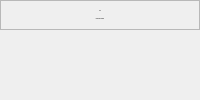
    <widget class="QWidget" name="headerWidget" native="true">
     <property name="sizePolicy">
      <sizepolicy hsizetype="Expanding" vsizetype="Expanding">
       <horstretch>0</horstretch>
       <verstretch>0</verstretch>
      </sizepolicy>
     </property>
     <property name="maximumSize">
      <size>
       <width>800</width>
       <height>100</height>
      </size>
     </property>
     <layout class="QVBoxLayout" name="verticalLayout_8">
      <property name="spacing">
       <number>0</number>
      </property>
      <property name="leftMargin">
       <number>0</number>
      </property>
      <property name="topMargin">
       <number>0</number>
      </property>
      <property name="rightMargin">
       <number>0</number>
      </property>
      <property name="bottomMargin">
       <number>0</number>
      </property>
      <item alignment="Qt::AlignTop">
       <widget class="QFrame" name="headerFrame">
        <property name="sizePolicy">
         <sizepolicy hsizetype="Expanding" vsizetype="Expanding">
          <horstretch>0</horstretch>
          <verstretch>0</verstretch>
         </sizepolicy>
        </property>
        <property name="minimumSize">
         <size>
          <width>0</width>
          <height>0</height>
         </size>
        </property>
        <property name="maximumSize">
         <size>
          <width>16777215</width>
          <height>100</height>
         </size>
        </property>
        <property name="frameShape">
         <enum>QFrame::StyledPanel</enum>
        </property>
        <property name="frameShadow">
         <enum>QFrame::Raised</enum>
        </property>
        <layout class="QVBoxLayout" name="verticalLayout_5">
         <item>
          <widget class="QLabel" name="lblMsg">
           <property name="sizePolicy">
            <sizepolicy hsizetype="Expanding" vsizetype="Expanding">
             <horstretch>0</horstretch>
             <verstretch>0</verstretch>
            </sizepolicy>
           </property>
           <property name="minimumSize">
            <size>
             <width>0</width>
             <height>0</height>
            </size>
           </property>
           <property name="maximumSize">
            <size>
             <width>16777215</width>
             <height>16777215</height>
            </size>
           </property>
           <property name="font">
            <font>
             <pointsize>-1</pointsize>
            </font>
           </property>
           <property name="styleSheet">
            <string notr="true"/>
           </property>
           <property name="text">
            <string>text</string>
           </property>
           <property name="alignment">
            <set>Qt::AlignCenter</set>
           </property>
           <property name="margin">
            <number>0</number>
           </property>
          </widget>
         </item>
         <item>
          <widget class="QLabel" name="lblHead">
           <property name="sizePolicy">
            <sizepolicy hsizetype="Expanding" vsizetype="Expanding">
             <horstretch>0</horstretch>
             <verstretch>0</verstretch>
            </sizepolicy>
           </property>
           <property name="minimumSize">
            <size>
             <width>0</width>
             <height>0</height>
            </size>
           </property>
           <property name="maximumSize">
            <size>
             <width>16777215</width>
             <height>16777215</height>
            </size>
           </property>
           <property name="font">
            <font>
             <pointsize>-1</pointsize>
             <bold>false</bold>
             <underline>false</underline>
            </font>
           </property>
           <property name="styleSheet">
            <string notr="true"/>
           </property>
           <property name="text">
            <string>Enter Basic Details</string>
           </property>
           <property name="alignment">
            <set>Qt::AlignCenter</set>
           </property>
           <property name="margin">
            <number>0</number>
           </property>
          </widget>
         </item>
        </layout>
       </widget>
      </item>
     </layout>
    </widget>
